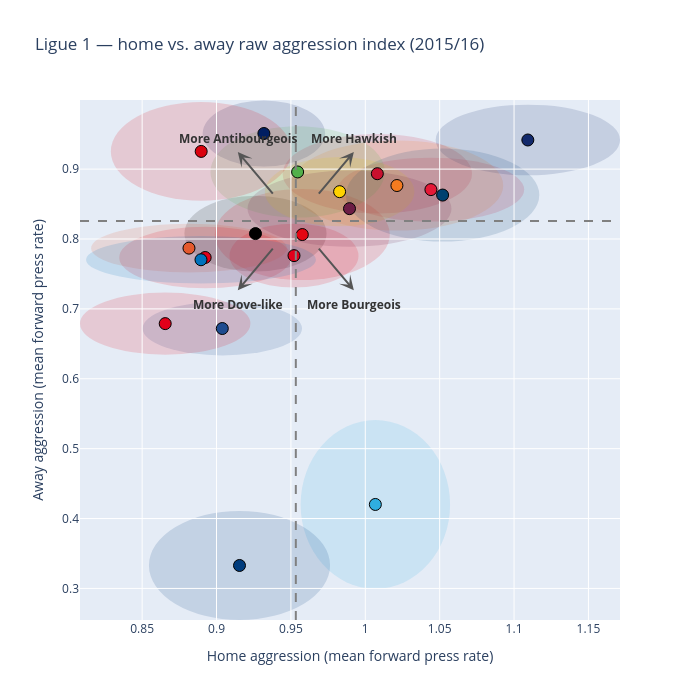

Notebook cell for this chart:
### Code cell
ligue_1_stats = plot_home_away_scatter("data/aggression_raw_ligue_1.csv", "Ligue 1")

### Figure 1 — Plotly figure (JSON) as saved in the notebook; plotly's stock layout.template omitted (floating-point values rounded to 4 significant figures)
{"data": [{"hovertemplate": "<b>%{text}</b><br>Home: %{x:.2f}<br>Away: %{y:.2f}<extra></extra>", "marker": {"color": ["#E51937", "#000000", "#1E4B8F", "#001E62", "#E30613", "#E2001A", "#C8102E", "#E4592E", "#12296B", "#F47B20", "#FFD200", "#E2001A", "#2FAEE0", "#004170", "#E2001A", "#52B04A", "#003C7D", "#DA020E", "#6C1D45", "#0072BC"], "line": {"color": "black", "width": 1}, "size": 12}, "mode": "markers", "text": ["AS Monaco", "Angers", "Bastia", "Bordeaux", "Gazélec Ajaccio", "Guingamp", "Lille", "Lorient", "Lyon", "Montpellier", "Nantes", "OGC Nice", "Olympique de Marseille", "Paris Saint-Germain", "Rennes", "Saint-Étienne", "Stade Malherbe Caen", "Stade de Reims", "Toulouse", "Troyes"], "type": "scatter", "x": [1.044, 0.9262, 0.9039, 0.9318, 0.9577, 0.8655, 1.008, 0.8815, 1.109, 1.021, 0.9827, 0.8924, 1.007, 1.052, 0.9521, 0.9545, 0.9154, 0.8897, 0.9894, 0.8896], "y": [0.8707, 0.8077, 0.6719, 0.951, 0.8064, 0.6789, 0.8934, 0.7869, 0.9417, 0.8765, 0.8677, 0.7735, 0.4202, 0.8629, 0.7762, 0.8959, 0.3328, 0.9253, 0.8434, 0.7703]}], "layout": {"annotations": [{"arrowcolor": "#555555", "arrowhead": 3, "arrowsize": 1.2, "arrowwidth": 2, "ax": 0.9679, "axref": "x", "ay": 0.8627, "ayref": "y", "showarrow": true, "text": "", "x": 0.9923, "xref": "x", "y": 0.9245, "yref": "y"}, {"font": {"color": "#333333", "size": 12}, "showarrow": false, "text": "<b>More Hawkish</b>", "x": 0.9923, "xanchor": "center", "xref": "x", "y": 0.9245, "yanchor": "middle", "yref": "y", "yshift": 14}, {"arrowcolor": "#555555", "arrowhead": 3, "arrowsize": 1.2, "arrowwidth": 2, "ax": 0.9387, "axref": "x", "ay": 0.7885, "ayref": "y", "showarrow": true, "text": "", "x": 0.9143, "xref": "x", "y": 0.7267, "yref": "y"}, {"font": {"color": "#333333", "size": 12}, "showarrow": false, "text": "<b>More Dove-like</b>", "x": 0.9143, "xanchor": "center", "xref": "x", "y": 0.7267, "yanchor": "middle", "yref": "y", "yshift": -14}, {"arrowcolor": "#555555", "arrowhead": 3, "arrowsize": 1.2, "arrowwidth": 2, "ax": 0.9679, "axref": "x", "ay": 0.7885, "ayref": "y", "showarrow": true, "text": "", "x": 0.9923, "xref": "x", "y": 0.7267, "yref": "y"}, {"font": {"color": "#333333", "size": 12}, "showarrow": false, "text": "<b>More Bourgeois</b>", "x": 0.9923, "xanchor": "center", "xref": "x", "y": 0.7267, "yanchor": "middle", "yref": "y", "yshift": -14}, {"arrowcolor": "#555555", "arrowhead": 3, "arrowsize": 1.2, "arrowwidth": 2, "ax": 0.9387, "axref": "x", "ay": 0.8627, "ayref": "y", "showarrow": true, "text": "", "x": 0.9143, "xref": "x", "y": 0.9245, "yref": "y"}, {"font": {"color": "#333333", "size": 12}, "showarrow": false, "text": "<b>More Antibourgeois</b>", "x": 0.9143, "xanchor": "center", "xref": "x", "y": 0.9245, "yanchor": "middle", "yref": "y", "yshift": 14}], "height": 700, "shapes": [{"fillcolor": "#E51937", "layer": "below", "line": {"width": 0}, "opacity": 0.15, "type": "circle", "x0": 0.9814, "x1": 1.107, "xref": "x", "y0": 0.825, "y1": 0.9164, "yref": "y"}, {"fillcolor": "#000000", "layer": "below", "line": {"width": 0}, "opacity": 0.15, "type": "circle", "x0": 0.8784, "x1": 0.9739, "xref": "x", "y0": 0.7534, "y1": 0.8621, "yref": "y"}, {"fillcolor": "#1E4B8F", "layer": "below", "line": {"width": 0}, "opacity": 0.15, "type": "circle", "x0": 0.8503, "x1": 0.9575, "xref": "x", "y0": 0.6335, "y1": 0.7104, "yref": "y"}, {"fillcolor": "#001E62", "layer": "below", "line": {"width": 0}, "opacity": 0.15, "type": "circle", "x0": 0.8907, "x1": 0.973, "xref": "x", "y0": 0.9038, "y1": 0.9982, "yref": "y"}, {"fillcolor": "#E30613", "layer": "below", "line": {"width": 0}, "opacity": 0.15, "type": "circle", "x0": 0.8989, "x1": 1.016, "xref": "x", "y0": 0.7412, "y1": 0.8716, "yref": "y"}, {"fillcolor": "#E2001A", "layer": "below", "line": {"width": 0}, "opacity": 0.15, "type": "circle", "x0": 0.8082, "x1": 0.9228, "xref": "x", "y0": 0.6345, "y1": 0.7234, "yref": "y"}, {"fillcolor": "#C8102E", "layer": "below", "line": {"width": 0}, "opacity": 0.15, "type": "circle", "x0": 0.9444, "x1": 1.072, "xref": "x", "y0": 0.8366, "y1": 0.9503, "yref": "y"}, {"fillcolor": "#E4592E", "layer": "below", "line": {"width": 0}, "opacity": 0.15, "type": "circle", "x0": 0.8157, "x1": 0.9473, "xref": "x", "y0": 0.7521, "y1": 0.8217, "yref": "y"}, {"fillcolor": "#12296B", "layer": "below", "line": {"width": 0}, "opacity": 0.15, "type": "circle", "x0": 1.047, "x1": 1.171, "xref": "x", "y0": 0.8911, "y1": 0.9922, "yref": "y"}, {"fillcolor": "#F47B20", "layer": "below", "line": {"width": 0}, "opacity": 0.15, "type": "circle", "x0": 0.9498, "x1": 1.093, "xref": "x", "y0": 0.812, "y1": 0.941, "yref": "y"}, {"fillcolor": "#FFD200", "layer": "below", "line": {"width": 0}, "opacity": 0.15, "type": "circle", "x0": 0.9324, "x1": 1.033, "xref": "x", "y0": 0.8181, "y1": 0.9173, "yref": "y"}, {"fillcolor": "#E2001A", "layer": "below", "line": {"width": 0}, "opacity": 0.15, "type": "circle", "x0": 0.8346, "x1": 0.9501, "xref": "x", "y0": 0.7295, "y1": 0.8175, "yref": "y"}, {"fillcolor": "#2FAEE0", "layer": "below", "line": {"width": 0}, "opacity": 0.15, "type": "circle", "x0": 0.9565, "x1": 1.057, "xref": "x", "y0": 0.2994, "y1": 0.5409, "yref": "y"}, {"fillcolor": "#004170", "layer": "below", "line": {"width": 0}, "opacity": 0.15, "type": "circle", "x0": 0.987, "x1": 1.117, "xref": "x", "y0": 0.7964, "y1": 0.9294, "yref": "y"}, {"fillcolor": "#E2001A", "layer": "below", "line": {"width": 0}, "opacity": 0.15, "type": "circle", "x0": 0.9087, "x1": 0.9954, "xref": "x", "y0": 0.7305, "y1": 0.822, "yref": "y"}, {"fillcolor": "#52B04A", "layer": "below", "line": {"width": 0}, "opacity": 0.15, "type": "circle", "x0": 0.8959, "x1": 1.013, "xref": "x", "y0": 0.8306, "y1": 0.9612, "yref": "y"}, {"fillcolor": "#003C7D", "layer": "below", "line": {"width": 0}, "opacity": 0.15, "type": "circle", "x0": 0.8546, "x1": 0.9763, "xref": "x", "y0": 0.2548, "y1": 0.4108, "yref": "y"}, {"fillcolor": "#DA020E", "layer": "below", "line": {"width": 0}, "opacity": 0.15, "type": "circle", "x0": 0.8289, "x1": 0.9504, "xref": "x", "y0": 0.8547, "y1": 0.996, "yref": "y"}, {"fillcolor": "#6C1D45", "layer": "below", "line": {"width": 0}, "opacity": 0.15, "type": "circle", "x0": 0.9209, "x1": 1.058, "xref": "x", "y0": 0.7888, "y1": 0.898, "yref": "y"}, {"fillcolor": "#0072BC", "layer": "below", "line": {"width": 0}, "opacity": 0.15, "type": "circle", "x0": 0.8123, "x1": 0.9668, "xref": "x", "y0": 0.7363, "y1": 0.8043, "yref": "y"}, {"line": {"color": "grey", "dash": "dash"}, "type": "line", "x0": 0.9533, "x1": 0.9533, "xref": "x", "y0": 0, "y1": 1, "yref": "y domain"}, {"line": {"color": "grey", "dash": "dash"}, "type": "line", "x0": 0, "x1": 1, "xref": "x domain", "y0": 0.8256, "y1": 0.8256, "yref": "y"}], "title": {"text": "Ligue 1 — home vs. away raw aggression index (2015/16)"}, "width": 700, "xaxis": {"title": {"text": "Home aggression (mean forward press rate)"}}, "yaxis": {"title": {"text": "Away aggression (mean forward press rate)"}}}}
